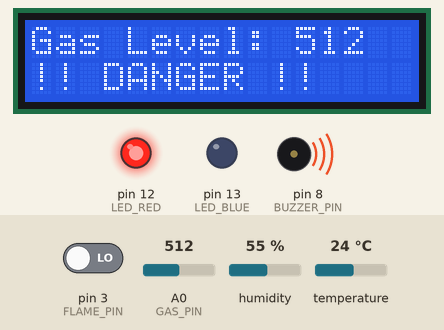
Simulated run of this sketch. Board: Arduino Uno, built with avr-gcc and run on an emulated ATmega328P. Shown: 16×2 character LCD, output pins drawn as LEDs (lit = HIGH), buzzer (waves = sounding, pin HIGH). The test bench sets the inputs (shaded band); at power-on: A0 (GAS_PIN) = 512, temperature 24 °C, pin 3 (FLAME_PIN) LOW, humidity 55 %.

Above: at 3.95 s.
4.3 s: A0 (GAS_PIN) set to 124
At 4.85 s:
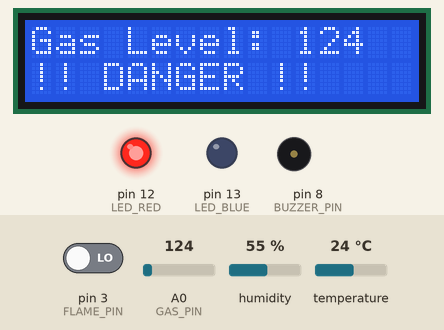
7.0 s: A0 (GAS_PIN) set to 109
At 7.8 s:
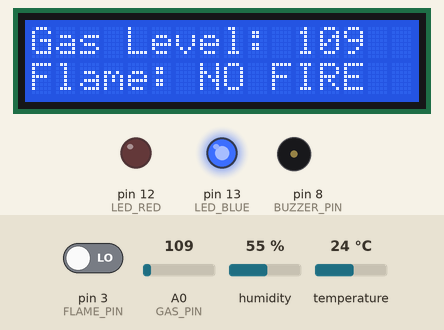
13.2 s: temperature set to 29.6 °C
At 17.1 s:
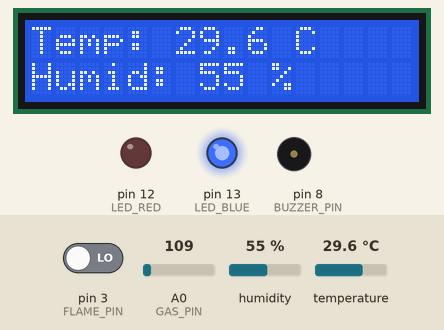
19.4 s: temperature set to 30.5 °C
At 20.58 s:
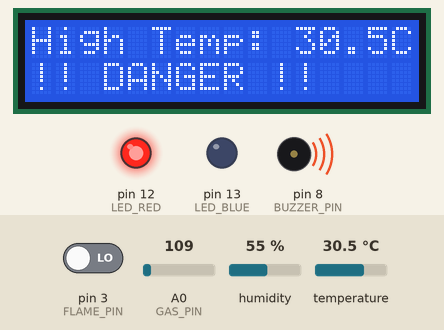
22.2 s: pin 3 (FLAME_PIN) driven HIGH
At 22.72 s:
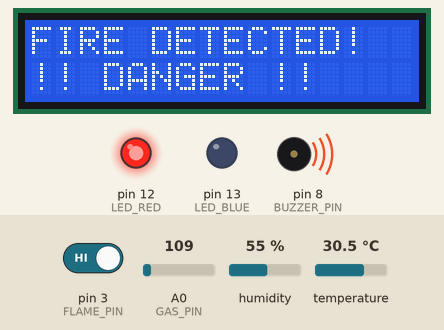
24.3 s: pin 3 (FLAME_PIN) driven LOW
At 24.86 s:
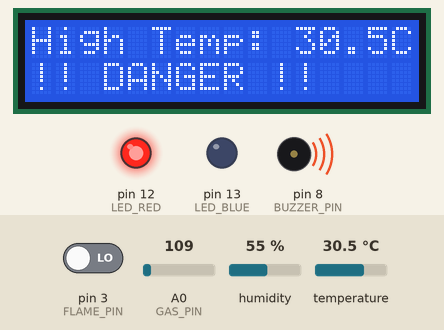
Timing chart, 0 to 27.8 s (numbered marks = the images above; inputs shaded):
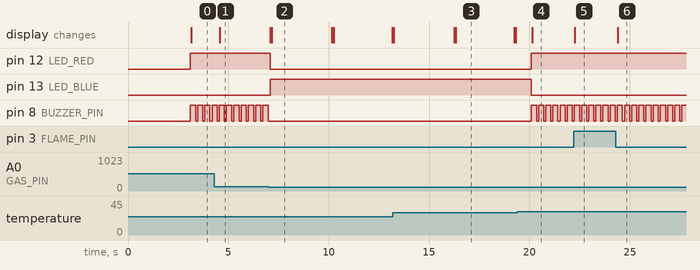

Measured:
- the behaviour switches between 116 and 115 on A0 (GAS_PIN) (found by bisection; images 1 and 2)
- the behaviour switches between 30 and 30.1 °C on temperature (found by bisection; images 3 and 4)
- after the input at 4.3 s, the display: changes after 0.26 s (image 1)
- after the input at 7.0 s, pin 12 (LED_RED): HIGH → LOW after 0.08 s; pin 13 (LED_BLUE): LOW → HIGH after 0.08 s; pin 8 (BUZZER_PIN): stops changing and stays LOW; the display: first changes after 0.08 s (image 2 shows a later state)
- after the input at 19.4 s, pin 12 (LED_RED): LOW → HIGH after 0.70 s; pin 13 (LED_BLUE): HIGH → LOW after 0.70 s; pin 8 (BUZZER_PIN): alternates HIGH for 0.26 s and LOW for 0.10 s, starting after 0.70 s; the display: changes after 0.75 s (image 4)
- after the input at 22.2 s, the display: changes after 0.06 s (image 5)
- after the input at 24.3 s, the display: changes after 0.09 s (image 6)
- by itself, pin 8 (BUZZER_PIN): alternates HIGH for 0.26 s and LOW for 0.10 s

The sketch:

Smart_Safe_Home_System.ino
```cpp
#include <Wire.h>
#include <LiquidCrystal_I2C.h>
#include <DHT.h>
#include <SoftwareSerial.h>

#define FLAME_PIN 3
#define GAS_PIN A0
#define BUZZER_PIN 8
#define LED_RED 12
#define LED_BLUE 13
#define DHTPIN 2
#define DHTTYPE DHT22


SoftwareSerial btSerial(10, 11);

LiquidCrystal_I2C lcd(0x27, 16, 2);
DHT dht(DHTPIN, DHTTYPE);

unsigned long previousMillis = 0;
const long interval = 3000;
bool showPage1 = true;

void setup() {
  btSerial.begin(9600);

  pinMode(FLAME_PIN, INPUT);
  pinMode(BUZZER_PIN, OUTPUT);
  pinMode(LED_RED, OUTPUT);
  pinMode(LED_BLUE, OUTPUT);

  lcd.init();
  lcd.backlight();
  dht.begin();

  lcd.setCursor(0, 0);
  lcd.print("SafeHome System");
  lcd.setCursor(0, 1);
  lcd.print("Bluetooth Ready");
  delay(3000);
  lcd.clear();
}

void loop() {

  Wire.beginTransmission(0x27);
  if (Wire.endTransmission() != 0) { lcd.init(); lcd.backlight(); }

  int gasValue = analogRead(GAS_PIN);
  int isFlame = digitalRead(FLAME_PIN);
  float t = dht.readTemperature();
  float h = dht.readHumidity();

  if (isnan(t)) t = 0;
  if (isnan(h)) h = 0;


  if (gasValue > 115 || isFlame == HIGH || (t > 0 && t > 30)) {
    digitalWrite(LED_RED, HIGH);
    digitalWrite(LED_BLUE, LOW);
    digitalWrite(BUZZER_PIN, HIGH);

    lcd.setCursor(0, 0);
    if (isFlame == HIGH) {
      lcd.print("FIRE DETECTED!  ");
      btSerial.println("ALERT: FIRE DETECTED!");
    } else if (gasValue > 115) {
      lcd.print("Gas Level: "); lcd.print(gasValue); lcd.print(" ");
      btSerial.print("ALERT: Gas Leak! Value: "); btSerial.println(gasValue);
    } else {
      lcd.print("High Temp: "); lcd.print(t, 1); lcd.print("C");
      btSerial.print("ALERT: High Temp: "); btSerial.println(t, 1);
    }

    lcd.setCursor(0, 1);
    lcd.print("!! DANGER !!    ");

    delay(200);
    digitalWrite(BUZZER_PIN, LOW);
  }

  else {
    digitalWrite(LED_RED, LOW);
    digitalWrite(LED_BLUE, HIGH);
    digitalWrite(BUZZER_PIN, LOW);

    unsigned long currentMillis = millis();
    if (currentMillis - previousMillis >= interval) {
      previousMillis = currentMillis;
      showPage1 = !showPage1;
      lcd.clear();


      btSerial.print("Status: OK | Temp: "); btSerial.print(t, 1);
      btSerial.print("C | Hum: "); btSerial.print((int)h);
      btSerial.print("% | Gas: "); btSerial.println(gasValue);
    }

    if (showPage1) {
      lcd.setCursor(0, 0);
      lcd.print("Temp: "); lcd.print(t, 1); lcd.print(" C  ");
      lcd.setCursor(0, 1);
      lcd.print("Humid: "); lcd.print((int)h); lcd.print(" %   ");
    } else {
      lcd.setCursor(0, 0);
      lcd.print("Gas Level: "); lcd.print(gasValue); lcd.print("  ");
      lcd.setCursor(0, 1);
      lcd.print("Flame: NO FIRE  ");
    }
  }
  delay(100);
}
```
